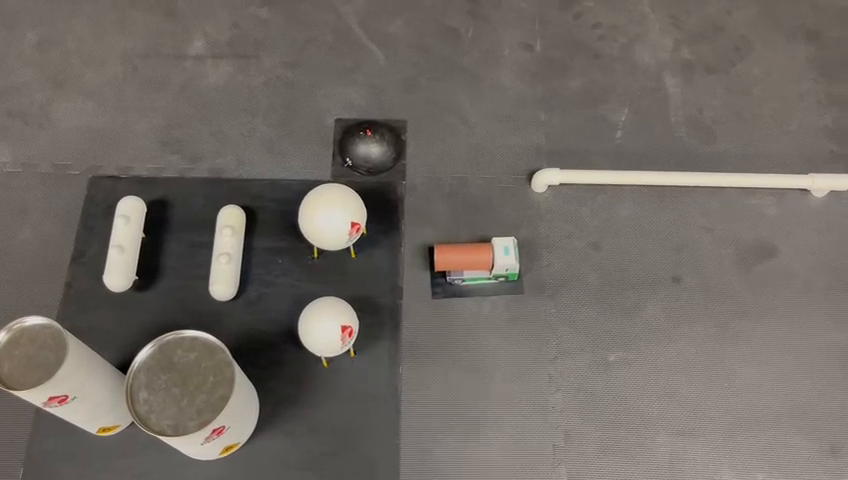
#> input picture frame 22 of scenario.mp4, 848 x 480 px
$ python canny.py
#> lines starting #> are read from the running program, lines starting #| are printed output that depends on the picture; after the words box and inside, x2 and y2 are one past the last pixel; in counts of white or black regions, pixels touching at a corner belong together
#> further down, frame is the input picture: shape (480, 848, 3); mean B, G, R 99, 106, 112.2
import cv2
import numpy as np


def gaussian_fiter(gray): #funcion para aplicar filtro gaussiano para pocesamiento de imagen
    kernel_size = (5,5)
    sigma = 1.0
    gauss = cv2.GaussianBlur(gray, kernel_size, sigma)
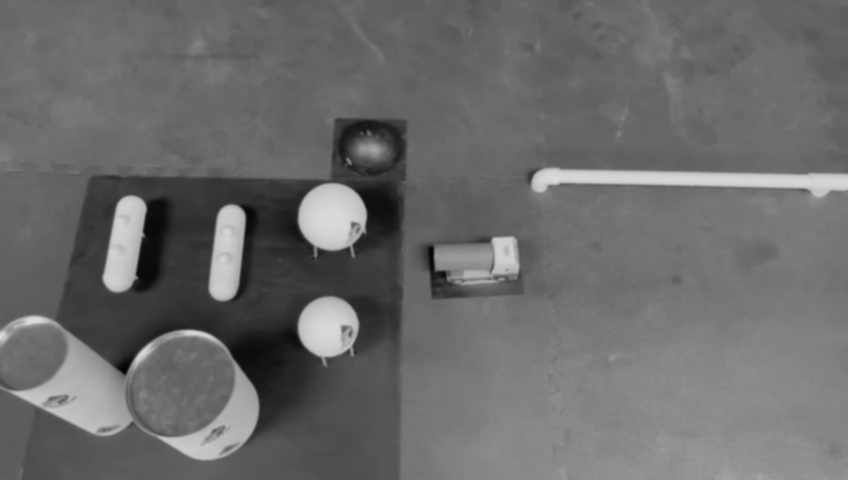
#> gauss: shape (480, 848); min 2, max 221, mean 107
    return gauss

def canny(gray): #funcion para aplicar deteccion de border con canny
    lower_threshold = 50 #asignacion de umbral para gradientes
    upper_threshold = 150
    canny_edges = cv2.Canny(gray, lower_threshold, upper_threshold)
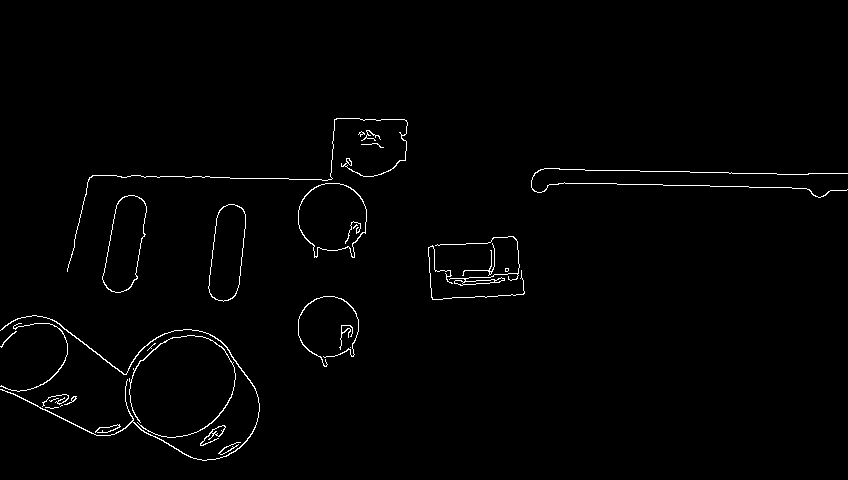
#> canny_edges: shape (480, 848); 1.3% white in thin lines or dots, all inside (x1, y1, x2, y2) = (0, 118, 848, 461)
    return canny_edges


def dilate_filter(canny): #funcion para aplicar dilatacion y destacar los border
    kernel = np.ones((2, 2), np.uint8) #kernel para que no se vuelvan tan marcados los borders
    dilated_image = cv2.dilate(canny, kernel, iterations=1)
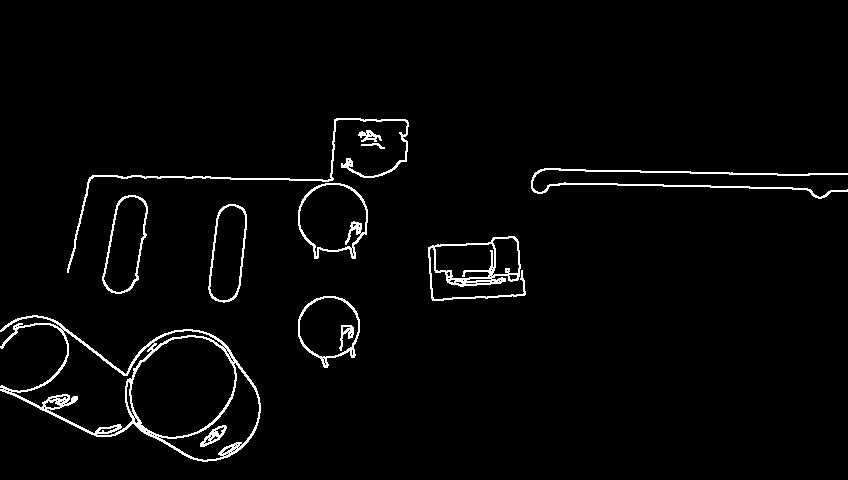
#> dilated_image: shape (480, 848); 2.6% white in thin lines or dots, all inside (x1, y1, x2, y2) = (0, 118, 848, 462)
    return dilated_image

video = 'scenario.mp4' #lectura del video
cap = cv2.VideoCapture(video)

while cap.isOpened(): #lecura de cada fotograma
    ret, frame = cap.read()

    gray_frame = cv2.cvtColor(frame, cv2.COLOR_BGR2GRAY) #convertir frame a escala de grises
    gauss_frame = gaussian_fiter(gray_frame) #aplicar filtro gausseano
    canny_frame = canny(gauss_frame) #aplicar canny
    filtered_image = dilate_filter(canny_frame) #aplicar filtro para ruido
    cv2.imshow('Canny', filtered_image) #desplegar video con procesamiento

    # Presionar 'q' para salir
    if cv2.waitKey(25) & 0xFF == ord('q'):
#> (key q is pressed here)
        break

cap.release()
cv2.destroyAllWindows()

$ run again, starting later in the video
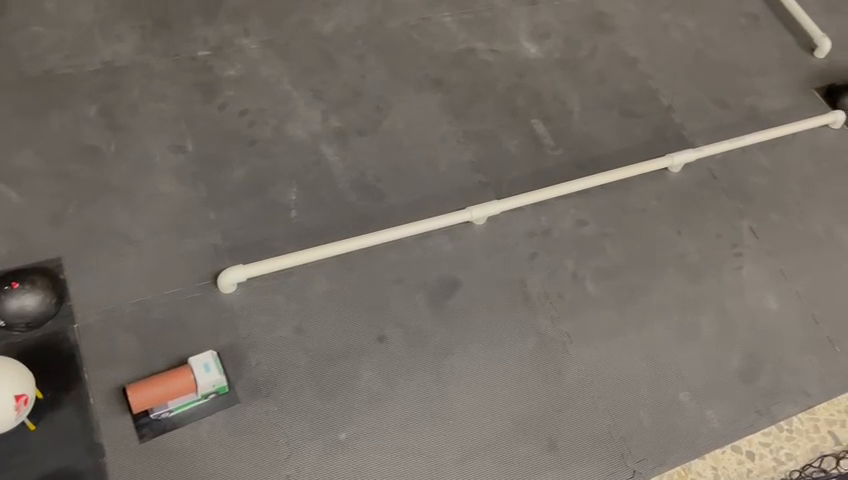
#> input picture frame 102 of scenario.mp4, 848 x 480 px
#> frame is the input picture: shape (480, 848, 3); mean B, G, R 101, 109.4, 116.6
#> in canny, `canny_edges = cv2.Canny(gray, lower_threshold, upper_threshold)`:
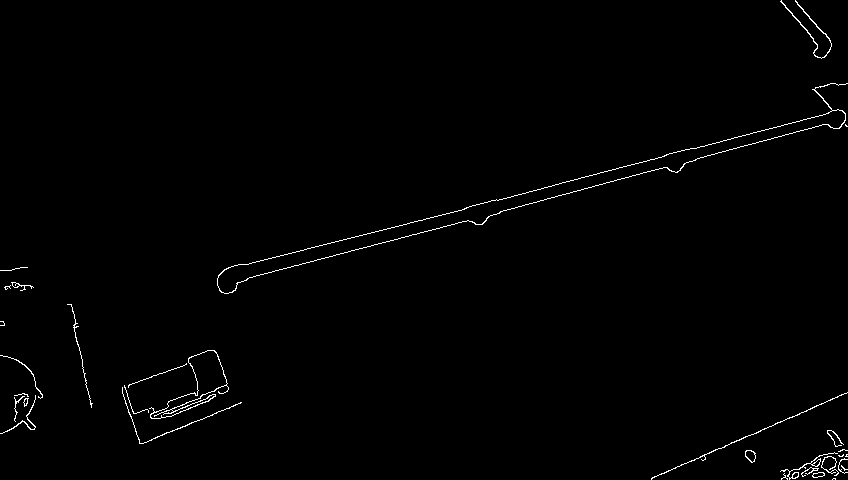
#> canny_edges: shape (480, 848); 0.88% white in thin lines or dots
#> in dilate_filter, `dilated_image = cv2.dilate(canny, kernel, iterations=1)`:
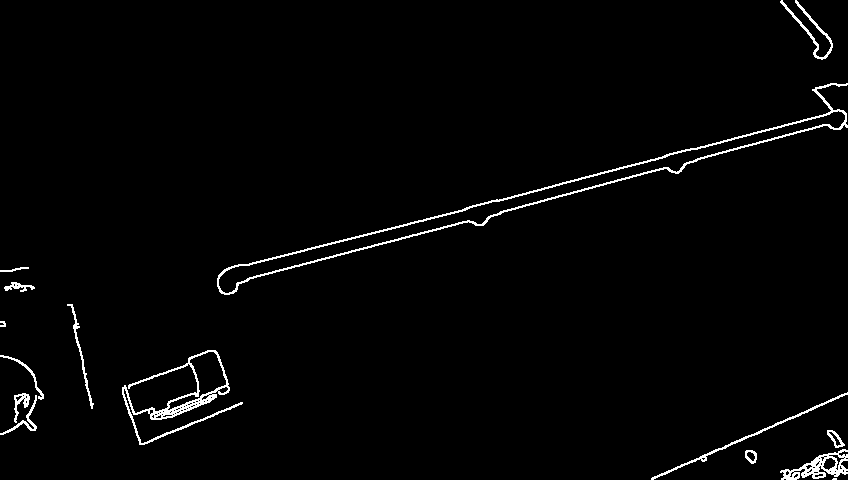
#> dilated_image: shape (480, 848); 1.9% white in thin lines or dots

$ run again, starting later in the video
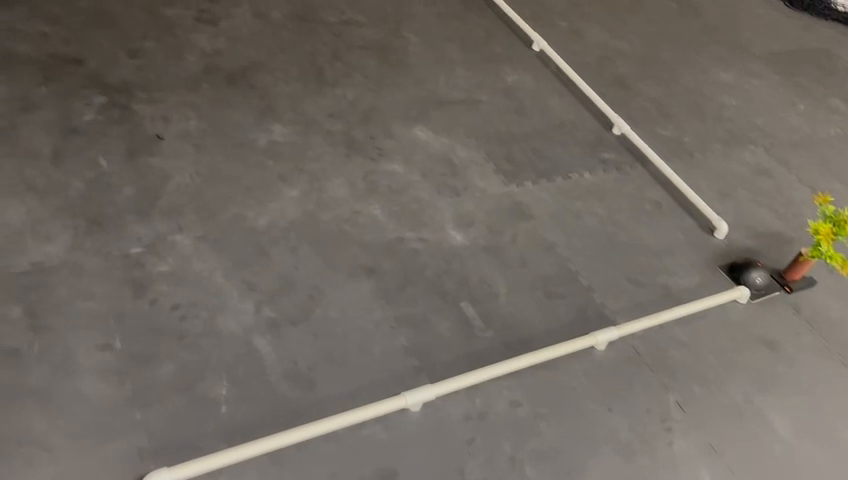
#> input picture frame 182 of scenario.mp4, 848 x 480 px
#> frame is the input picture: shape (480, 848, 3); mean B, G, R 96.8, 105.1, 111.8
#> in canny, `canny_edges = cv2.Canny(gray, lower_threshold, upper_threshold)`:
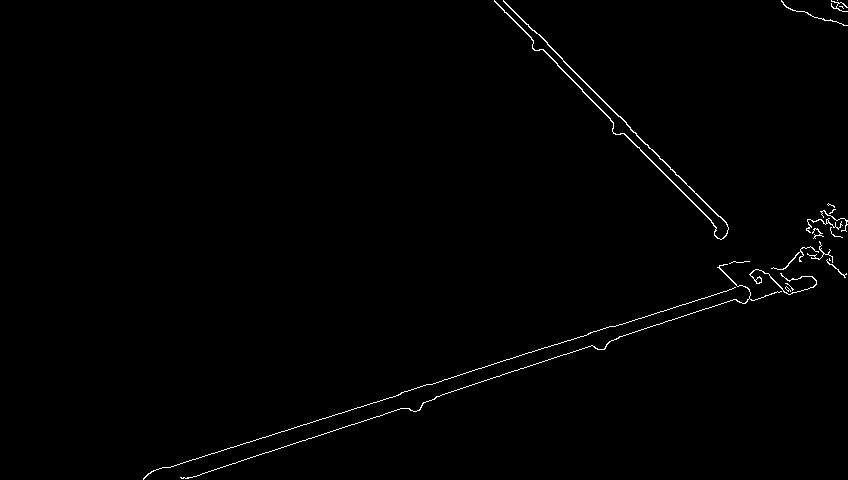
#> canny_edges: shape (480, 848); 0.75% white in thin lines or dots, all inside (x1, y1, x2, y2) = (143, 0, 848, 480)
#> in dilate_filter, `dilated_image = cv2.dilate(canny, kernel, iterations=1)`:
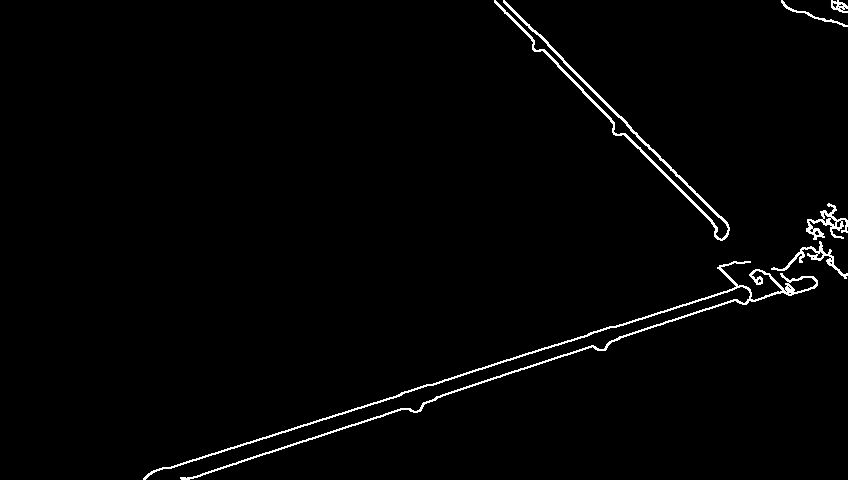
#> dilated_image: shape (480, 848); 1.6% white in thin lines or dots, all inside (x1, y1, x2, y2) = (143, 0, 848, 480)
